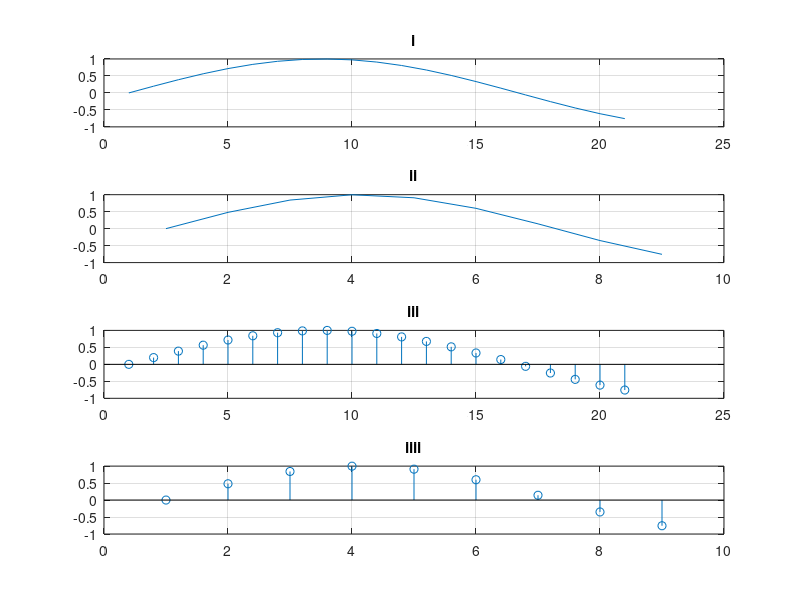

This chart was generated by the following MATLAB code:
close all;
clear all;
clc;

t1 = 0:0.2:4;
t2 = 0:0.5:4;

subplot(4,1,1);
plot(sin(t1));
title 'i';
grid on;
subplot(4,1,2);
plot(sin(t2));
title 'ii';
grid on;
subplot(4,1,3);
t=0:0.2:4;
stem(sin(t1));
title 'iii';
grid on;
subplot(4,1,4);
t=0:0.5:4;
stem(sin(t2));
title 'iiii';
grid on;